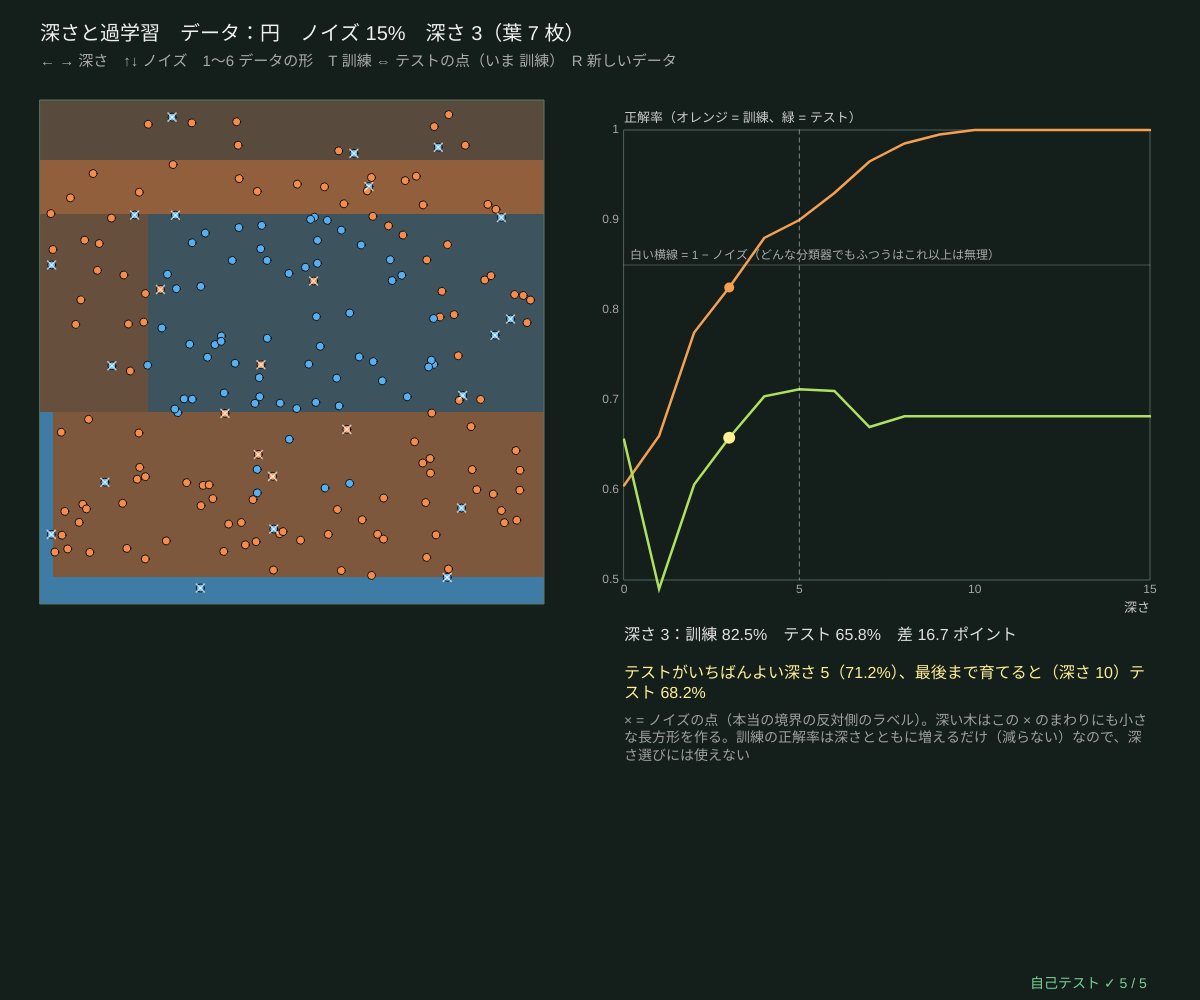
Frame 1 (no input)
Frame 60 (no input): identical to frame 1, image omitted
Frame 120 (the mouse pressed at the canvas centre since frame 60): identical to frame 1, image omitted

The p5.js sketch that drew this single still picture (run headless with seeded random() and noise() and a simulated clock; from frame 60 on, the mouse is pressed at the canvas centre):

// p5.js sketch
// ── sketch.js
// ============================================
// 05 深さと過学習 ─ 木を深くすると訓練の正解率は 100% まで上がる。でも新しいデータ（テスト）では？
// ラベルにわざとノイズ（まちがい）を混ぜたデータで、深さ 1〜15 の訓練とテストの正解率をグラフにする
//   深すぎる木は、ノイズの点 1 個のために小さな長方形を作る（= データを「暗記」している）。これが過学習
//   テストの正解率がいちばん高い深さ = ちょうどよい深さ。ただしテストを見て選ぶのは反則 → 06 の交差検証
// ← → 深さ / ↑↓ ノイズ / 1〜6 データの形 / T 訓練の点 ⇔ テストの点 / R 新しいデータ
// ============================================

let kind = 2, nTrain = 200, nTest = 500, flipP = 0.15, seedD = 21, dSel = 3;   // ★ flipP = ノイズの割合
const D_MAX = 15;
let trainD, testD, treeRoot, accTr = [], accTe = [], leavesAt = [], regionImg, showTest = false, dirty = true, plotBox;

function setup() { createCanvas(windowWidth, windowHeight); textWrap(CHAR); pixelDensity(1); regionImg = createImage(150, 150); selfTest(); newData(); }
function newData() {
  trainD = makeData2D(kind, nTrain, flipP, seedD); testD = makeData2D(kind, nTest, flipP, seedD + 1000);
  treeRoot = growTree(trainD.X, trainD.y);                      // 最後まで育てる（深さ d の木 = この木を d で切ったもの）
  accTr = []; accTe = []; leavesAt = [];
  for (let d = 0; d <= D_MAX; d++) {
    accTr.push(accuracyOf((x) => treePredict(treeRoot, x, d), trainD.X, trainD.y));
    accTe.push(accuracyOf((x) => treePredict(treeRoot, x, d), testD.X, testD.y));
    leavesAt.push(countLeaves(treeRoot, d));
  }
  dirty = true;
}

function draw() {
  background(...BG_COL);
  let side = Math.min(height - 210, width * 0.42);
  plotBox = { x: 40, y: 100, w: side, h: side };
  if (dirty) { paintImage(regionImg, (u, v) => { let t = leafOf(treeRoot, [u, v], dSel); return mixCol(t.counts, 0.3 + 0.35 * (1 - 2 * t.imp)); }); dirty = false; }
  noSmooth(); image(regionImg, plotBox.x, plotBox.y, side, side); smooth();
  let D = showTest ? testD : trainD;
  drawPoints(plotBox, D.X, D.y, showTest ? 6 : 8);
  // ノイズの点（本当の境界とラベルがちがう点）に × 印
  stroke(255, 255, 255, 170); strokeWeight(1.5);
  D.X.forEach((x, i) => { if (trueLabel(kind, x[0], x[1]) !== D.y[i]) { let p = toPx(plotBox, x[0], x[1]); line(p[0] - 4, p[1] - 4, p[0] + 4, p[1] + 4); line(p[0] - 4, p[1] + 4, p[0] + 4, p[1] - 4); } });
  noFill(); stroke(90, 120, 100); strokeWeight(1); rect(plotBox.x, plotBox.y, side, side);
  // ---- 正解率のグラフ
  let gx = plotBox.x + side + 80, g = { x: gx, y: 130, w: width - gx - 50, h: height * 0.45, x0: 0, x1: D_MAX, y0: 0.5, y1: 1 };
  plotAxes(g, '深さ', '正解率（オレンジ = 訓練、緑 = テスト）', [0, 5, 10, 15], [0.5, 0.6, 0.7, 0.8, 0.9, 1]);
  stroke(255, 255, 255, 60); line(gX(g, 0), gY(g, 1 - flipP), gX(g, D_MAX), gY(g, 1 - flipP));
  stroke(245, 160, 80); strokeWeight(2.5); polyline(accTr.map((a, d) => [gX(g, d), gY(g, a)]));
  stroke(175, 225, 95); strokeWeight(2.5); polyline(accTe.map((a, d) => [gX(g, d), gY(g, a)]));
  let best = argMaxArr(accTe);
  noStroke(); fill(255, 240, 150); circle(gX(g, dSel), gY(g, accTe[dSel]), 12); fill(245, 160, 80); circle(gX(g, dSel), gY(g, accTr[dSel]), 10);
  stroke(255, 255, 255, 120); strokeWeight(1); drawingContext.setLineDash([4, 4]); line(gX(g, best), g.y, gX(g, best), g.y + g.h); drawingContext.setLineDash([]);
  noStroke(); fill(170); textSize(12); textAlign(LEFT, BASELINE); text('白い横線 = 1 − ノイズ（どんな分類器でもふつうはこれ以上は無理）', g.x + 6, gY(g, 1 - flipP) - 6);
  // ---- 文字
  textAlign(LEFT, BASELINE); noStroke(); fill(240); textSize(20);
  text('深さと過学習　データ：' + SHAPES[kind] + '　ノイズ ' + Math.round(flipP * 100) + '%　深さ ' + dSel + '（葉 ' + leavesAt[dSel] + ' 枚）', 40, 40);
  fill(170); textSize(15); text('← → 深さ　↑↓ ノイズ　1〜6 データの形　T 訓練 ⇔ テストの点（いま ' + (showTest ? 'テスト' : '訓練') + '）　R 新しいデータ', 40, 66);
  let ty = g.y + g.h + 60; fill(225); textSize(16);
  text('深さ ' + dSel + '：訓練 ' + fmtNum(accTr[dSel] * 100, 1) + '%　テスト ' + fmtNum(accTe[dSel] * 100, 1) + '%　差 ' + fmtNum((accTr[dSel] - accTe[dSel]) * 100, 1) + ' ポイント', gx, ty);
  fill(255, 240, 150); text('テストがいちばんよい深さ ' + best + '（' + fmtNum(accTe[best] * 100, 1) + '%）、最後まで育てると（深さ ' + treeDepth(treeRoot) + '）テスト ' + fmtNum(accTe[D_MAX] * 100, 1) + '%', gx, ty + 26, g.w);
  fill(160); textSize(14);
  text('× = ノイズの点（本当の境界の反対側のラベル）。深い木はこの × のまわりにも小さな長方形を作る。訓練の正解率は深さとともに増えるだけ（減らない）なので、深さ選びには使えない', gx, ty + 74, g.w);
  drawSelfTest(width - 170, height - 12);
}
function keyPressed() {
  if (key === RIGHT_ARROW) { dSel = Math.min(D_MAX, dSel + 1); dirty = true; }
  if (key === LEFT_ARROW) { dSel = Math.max(0, dSel - 1); dirty = true; }
  if (key === UP_ARROW) { flipP = Math.min(0.4, +(flipP + 0.05).toFixed(2)); newData(); }
  if (key === DOWN_ARROW) { flipP = Math.max(0, +(flipP - 0.05).toFixed(2)); newData(); }
  for (let k = 1; k <= 6; k++) if (key === String(k)) { kind = k - 1; newData(); }
  if (key === 't' || key === 'T') showTest = !showTest;
  if (key === 'r' || key === 'R') { seedD++; newData(); }
  return false;
}

// ---- 自己テスト
function selfTest() {
  selfTestResults = [];
  let okM = true, okF = true, okL = true, gapOK = 0;
  for (let s = 0; s < 3; s++) {
    let tr = makeData2D(s + 1, 200, 0.2, 40 + s), te = makeData2D(s + 1, 800, 0.2, 90 + s), t = growTree(tr.X, tr.y), prev = -1, te15 = 0, bestTe = 0;
    for (let d = 0; d <= 15; d++) {
      let a = accuracyOf((x) => treePredict(t, x, d), tr.X, tr.y), b = accuracyOf((x) => treePredict(t, x, d), te.X, te.y);
      if (a < prev - 1e-12) okM = false; prev = a;
      if (countLeaves(t, d) > Math.pow(2, d)) okL = false;
      bestTe = Math.max(bestTe, b); if (d === 15) te15 = b;
    }
    if (accuracyOf((x) => treePredict(t, x), tr.X, tr.y) !== 1) okF = false;
    if (bestTe - te15 >= 0.03) gapOK++;
  }
  check('訓練の正解率は深さ 0〜15 でいつも増えるか同じ（葉を割っても多数決の正解は減らない）', okM);
  check('最後まで育てると訓練は 100%（ノイズ 20% でも）', okF);
  check('深さ d の木の葉は 2^d 枚以下', okL);
  check('ノイズ 20% の 3 つのデータすべてで、いちばんよい深さのテスト正解率が深さ 15 より 3 ポイント以上高い', gapOK === 3);
  let tr = makeData2D(2, 150, 0.1, 5), t = growTree(tr.X, tr.y), t4 = growTree(tr.X, tr.y, { maxDepth: 4 });
  check('深さ 4 で止めて育てた木 = 育てた木を深さ 4 で切った木（予測がすべて一致）', makeData2D(0, 300, 0, 6).X.every((x) => treePredict(t, x, 4) === treePredict(t4, x)));
  reportSelfTest();
}

// ---------- やってみよう ----------
// 1. ← → で深さを 1 から 15 まで動かし、領域の形と 2 本のグラフを見比べよう
// 2. ↓ でノイズを 0 にすると、過学習はおきる？ ↑ で 30% にすると？
// 3. T でテストの点を表示。深さ 15 の小さな長方形は、テストの点に当たっている？
// 4. いちばんよい深さはデータの形（1〜6）でどう変わる？ 円・XOR・しま で比べよう
// 5. テストの点を見て深さを選ぶと、テストの成績が「本番」より良く見えてしまう。06 の交差検証が答え

// ==================================================
// ここから下は「決定木の道具」（中身は読まなくても OK。消さないでね）
// ==================================================
// ---- 小さな道具：はさむ・合計・いちばん大きい番号
function clampv(v, a, b) { return v < a ? a : v > b ? b : v; }
function sumArr(a) { let s = 0; for (let v of a) s += v; return s; }
function argMaxArr(a) { let b = 0; for (let i = 1; i < a.length; i++) if (a[i] > a[b]) b = i; return b; }   // 同点なら小さい番号
// ---- 種つきの乱数（同じ種なら毎回同じ列）
let rngState = 1;
function seedRng(s) { rngState = (s >>> 0) || 1; }
function rnd() {                       // 0〜1 の一様乱数（mulberry32）
  rngState = (rngState + 0x6d2b79f5) >>> 0;
  let t = rngState;
  t = Math.imul(t ^ (t >>> 15), t | 1);
  t ^= t + Math.imul(t ^ (t >>> 7), t | 61);
  return ((t ^ (t >>> 14)) >>> 0) / 4294967296;
}
function rndInt(a, b) { return a + Math.floor(rnd() * (b - a + 1)); }
function rndGauss() { let u = Math.max(1e-12, rnd()), v = rnd(); return Math.sqrt(-2 * Math.log(u)) * Math.cos(2 * Math.PI * v); }
function shuffleArr(a) { for (let i = a.length - 1; i > 0; i--) { let j = Math.floor(rnd() * (i + 1)); [a[i], a[j]] = [a[j], a[i]]; } return a; }
// ---- 不純度：counts = 各クラスの個数（重みつきでもよい）
function entropyP(p) { return p <= 0 || p >= 1 ? 0 : -p * Math.log2(p) - (1 - p) * Math.log2(1 - p); }   // 2 クラスのエントロピー（ビット）
function entropyOf(counts) {
  let n = sumArr(counts), h = 0; if (n <= 0) return 0;
  for (let c of counts) if (c > 0) { let q = c / n; h -= q * Math.log2(q); }
  return Math.max(0, h);
}
function giniOf(counts) { let n = sumArr(counts), s = 1; if (n <= 0) return 0; for (let c of counts) s -= (c / n) * (c / n); return Math.max(0, s); }
function errOf(counts) { let n = sumArr(counts); return n <= 0 ? 0 : Math.max(0, 1 - Math.max(...counts) / n); }   // 誤分類率
function impurityOf(counts, crit) { return crit === 'entropy' ? entropyOf(counts) : crit === 'error' ? errOf(counts) : giniOf(counts); }
// 分けたときの「不純度の減り」= 親 − (左の割合·左 + 右の割合·右)。crit = 'entropy' なら情報利得
function gainOf(parent, left, right, crit) {
  let n = sumArr(parent), nl = sumArr(left), nr = sumArr(right); if (n <= 0) return 0;
  return impurityOf(parent, crit) - (nl / n) * impurityOf(left, crit) - (nr / n) * impurityOf(right, crit);
}
// ---- CART（分類）：全部の特徴量 × 全部のしきい値（並べた値の中点）を調べて、不純度がいちばん減る分割を選ぶ
// o = { maxDepth, minLeaf, crit: 'gini' | 'entropy' | 'error', mtry（分割ごとに見る特徴量の数）, w（点の重み）, idx（使う点の番号）, nClass }
// ノード = { leaf, feat, thr, left, right, counts, n, imp, pred, dec（重みつきの不純度の減り）, depth, id }
let nodeCounter = 0;
function growTree(X, y, o) {
  o = o || {};
  let ctx = {
    X, y, K: o.nClass || Math.max(1, ...y.map((v) => v + 1)), d: X.length ? X[0].length : 0,
    w: o.w || null, crit: o.crit || 'gini', maxDepth: o.maxDepth === undefined ? 40 : o.maxDepth,
    minLeaf: Math.max(1, o.minLeaf || 1), mtry: o.mtry || 0,
  };
  return growNode(ctx, o.idx ? o.idx.slice() : X.map((_, i) => i), 0);
}
function growNode(ctx, idx, depth) {
  let { X, y, K, w, crit } = ctx, counts = new Array(K).fill(0);
  for (let i of idx) counts[y[i]] += w ? w[i] : 1;
  let node = { leaf: true, counts, n: idx.length, imp: impurityOf(counts, crit), pred: argMaxArr(counts), depth, id: nodeCounter++, dec: 0 };
  let kinds = counts.filter((c) => c > 0).length;
  if (depth >= ctx.maxDepth || idx.length < 2 * ctx.minLeaf || kinds <= 1) return node;
  let best = bestSplit(ctx, idx, counts);
  if (!best) return node;
  let L = [], R = [];
  for (let i of idx) (X[i][best.feat] <= best.thr ? L : R).push(i);
  node.leaf = false; node.feat = best.feat; node.thr = best.thr; node.dec = best.dec;
  node.left = growNode(ctx, L, depth + 1); node.right = growNode(ctx, R, depth + 1);
  return node;
}
// ★ いちばんよい分割：特徴量ごとに点を並べ、左から 1 つずつ動かしながら左右の個数を更新する
function bestSplit(ctx, idx, counts) {
  let feats = Array.from({ length: ctx.d }, (_, f) => f);
  if (ctx.mtry > 0 && ctx.mtry < ctx.d) shuffleArr(feats);     // ランダムフォレスト：前の mtry 個だけを見る
  let first = ctx.mtry > 0 ? Math.min(ctx.mtry, ctx.d) : ctx.d;
  let best = splitOver(ctx, idx, counts, feats.slice(0, first));
  if (!best && first < ctx.d) best = splitOver(ctx, idx, counts, feats.slice(first));   // 切れる特徴量が 1 つもないときだけ残りを見る
  return best;
}
function splitOver(ctx, idx, counts, feats) {
  let { X, y, K, w, crit, minLeaf } = ctx, W = sumArr(counts), pImp = impurityOf(counts, crit), best = null;
  let lc = new Array(K), rc = new Array(K);
  for (let f of feats) {
    let ord = idx.slice().sort((a, b) => X[a][f] - X[b][f]), lw = 0;
    lc.fill(0);
    for (let k = 0; k < ord.length - 1; k++) {
      let i = ord[k], wi = w ? w[i] : 1;
      lc[y[i]] += wi; lw += wi;
      let v0 = X[i][f], v1 = X[ord[k + 1]][f];
      if (!(v1 > v0) || k + 1 < minLeaf || ord.length - k - 1 < minLeaf) continue;   // 同じ値の間では切れない
      for (let j = 0; j < K; j++) rc[j] = counts[j] - lc[j];
      let dec = W * pImp - lw * impurityOf(lc, crit) - (W - lw) * impurityOf(rc, crit);
      if (!best || dec > best.dec + 1e-12) best = { feat: f, thr: (v0 + v1) / 2, dec };
    }
  }
  return best;
}
// 根から葉までたどる。dLim = 見せる深さ、aLim = 剪定の α（alphaCut ≤ α のノードは葉として扱う）
function leafOf(node, x, dLim, aLim) {
  let dl = dLim === undefined ? Infinity : dLim, al = aLim === undefined ? -Infinity : aLim;
  while (!node.leaf && node.depth < dl && !(al >= node.alphaCut)) node = x[node.feat] <= node.thr ? node.left : node.right;
  return node;
}
function treePredict(root, x, dLim, aLim) { return leafOf(root, x, dLim, aLim).pred; }
function isCut(t, dLim, aLim) { return t.leaf || t.depth >= (dLim === undefined ? Infinity : dLim) || (aLim !== undefined && aLim >= t.alphaCut); }
function treeNodes(root, dLim, aLim) {   // 見えているノードを全部（行きがけ順）
  let out = [], st = [root];
  while (st.length) { let t = st.pop(); out.push(t); if (!isCut(t, dLim, aLim)) st.push(t.right, t.left); }
  return out;
}
function countLeaves(root, dLim, aLim) { return treeNodes(root, dLim, aLim).filter((t) => isCut(t, dLim, aLim)).length; }
function treeDepth(root, dLim, aLim) { return Math.max(...treeNodes(root, dLim, aLim).map((t) => t.depth)); }
function accuracyOf(fn, X, y, idx) {     // fn(x) → クラス。idx を渡すとその点だけ
  let ids = idx || X.map((_, i) => i), ok = 0;
  for (let i of ids) if (fn(X[i]) === y[i]) ok++;
  return ids.length ? ok / ids.length : 0;
}
// ---- 合成データ（[0, 1]² の 2 次元、種つき）。kind = 0 かたまり / 1 斜め / 2 円 / 3 XOR / 4 箱 / 5 しま
const SHAPES = ['かたまり', '斜め', '円', 'XOR', '箱', 'しま'];
function trueLabel(kind, u, v) {
  if (kind === 0) return (u - 0.32) ** 2 + (v - 0.36) ** 2 < (u - 0.68) ** 2 + (v - 0.64) ** 2 + 0.03 * Math.sin(9 * u) ? 0 : 1;
  if (kind === 1) return u + 0.8 * v > 0.9 ? 1 : 0;
  if (kind === 2) return (u - 0.5) ** 2 + (v - 0.5) ** 2 < 0.09 ? 1 : 0;
  if (kind === 3) return (u > 0.5) !== (v > 0.5) ? 1 : 0;
  if (kind === 4) return u > 0.25 && u < 0.7 && v > 0.3 && v < 0.8 ? 1 : 0;
  return Math.sin(10 * u + 3 * v) > 0 ? 1 : 0;
}
// n 個、flip = ラベルをわざと入れかえる割合（ノイズ）
function makeData2D(kind, n, flip, seed) {
  seedRng(seed);
  let X = [], y = [];
  for (let i = 0; i < n; i++) {
    let u = 0.02 + 0.96 * rnd(), v = 0.02 + 0.96 * rnd(), c = trueLabel(kind, u, v);
    if (rnd() < flip) c = 1 - c;
    X.push([u, v]); y.push(c);
  }
  return { X, y };
}
// ---- 描く道具：クラスの色、領域の絵、木の図
const CLS_COL = [[245, 140, 75], [85, 175, 240], [175, 225, 95]];   // ★ クラス A・B・C の色
const BG_COL = [20, 30, 26];                                       // 背景（森の色）
function mixCol(probs, k) {           // クラスの割合 → 背景と混ぜた色（k = 色の濃さ）
  let c = BG_COL.slice(), s = sumArr(probs) || 1;
  probs.forEach((p, j) => { for (let q = 0; q < 3; q++) c[q] += (p / s) * (CLS_COL[j][q] - BG_COL[q]) * k; });
  return c;
}
// img の全部の画素に fn(u, v) → [r, g, b] を塗る（u は右向き、v は上向き、どちらも 0〜1）
function paintImage(img, fn) {
  img.loadPixels();
  let W = img.width, H = img.height;
  for (let py = 0; py < H; py++) for (let px = 0; px < W; px++) {
    let c = fn((px + 0.5) / W, 1 - (py + 0.5) / H), i = 4 * (px + W * py);
    img.pixels[i] = c[0]; img.pixels[i + 1] = c[1]; img.pixels[i + 2] = c[2]; img.pixels[i + 3] = 255;
  }
  img.updatePixels();
}
function toPx(bx, u, v) { return [bx.x + u * bx.w, bx.y + (1 - v) * bx.h]; }   // [0,1]² → 画面
function fromPx(bx, px, py) { return [(px - bx.x) / bx.w, 1 - (py - bx.y) / bx.h]; }
function drawPoints(bx, X, y, r, ws) {   // ws = 点の大きさの倍率（なければ 1）
  stroke(15); strokeWeight(1);
  for (let i = 0; i < X.length; i++) { let p = toPx(bx, X[i][0], X[i][1]); fill(...CLS_COL[y[i]]); circle(p[0], p[1], r * (ws ? ws[i] : 1)); }
}
function fmtNum(v, d) { if (!isFinite(v)) return '?'; let s = (+v.toFixed(d === undefined ? 2 : d)).toString(); return s === '-0' ? '0' : s; }
// ---- グラフの道具：g = { x, y, w, h, x0, x1, y0, y1 }
function gX(g, v) { return g.x + clampv((v - g.x0) / (g.x1 - g.x0), -0.02, 1.02) * g.w; }
function gY(g, v) { return g.y + g.h - clampv((v - g.y0) / (g.y1 - g.y0), -0.02, 1.02) * g.h; }
function plotAxes(g, xl, yl, xt, yt) {
  stroke(80, 100, 90); strokeWeight(1); noFill(); rect(g.x, g.y, g.w, g.h);
  noStroke(); fill(165); textSize(12); textAlign(CENTER, TOP);
  for (let v of xt) text(+v.toPrecision(3), gX(g, v), g.y + g.h + 4);
  textAlign(RIGHT, CENTER);
  for (let v of yt) text(+v.toPrecision(3), g.x - 5, gY(g, v));
  textAlign(LEFT, BASELINE); fill(205); textSize(13);
  text(xl, g.x + g.w - textWidth(xl), g.y + g.h + 32); text(yl, g.x, g.y - 8);
}
function polyline(pts) {               // 点が 2 つ以上あるときだけ折れ線を描く
  if (pts.length < 2) return;
  noFill(); beginShape(); for (let p of pts) vertex(p[0], p[1]); endShape();
}
// ---- 自己テストの道具
let selfTestResults = [];
function check(name, cond) { selfTestResults.push({ name, ok: !!cond }); }
function near(a, b, tol) { return a !== null && a !== undefined && isFinite(a) && Math.abs(a - b) <= (tol === undefined ? 1e-9 : tol); }
function noNaN(v) { return Array.isArray(v) ? v.every(noNaN) : !(typeof v === 'number' && v !== v); }
function reportSelfTest() { for (let r of selfTestResults) (r.ok ? console.log : console.error)((r.ok ? '✓ ' : '✗ ') + r.name); }
function selfTestLine() { let n = selfTestResults.filter((r) => r.ok).length; return '自己テスト ' + (n === selfTestResults.length ? '✓ ' : '✗ ') + n + ' / ' + selfTestResults.length; }
function drawSelfTest(x, y) { noStroke(); fill(selfTestResults.every((r) => r.ok) ? color(120, 210, 150) : color(255, 90, 90)); textSize(14); textAlign(LEFT, BASELINE); text(selfTestLine(), x, y); }
